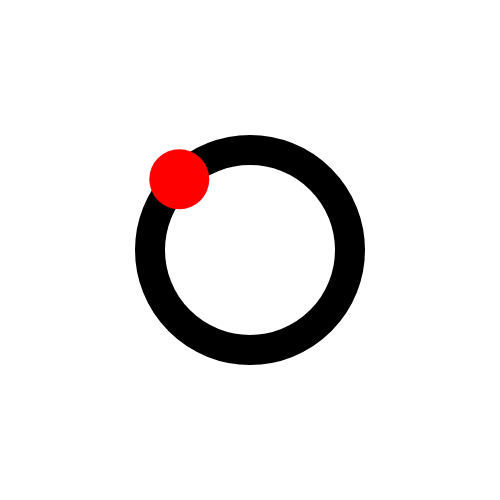
Frame 1 (no input)
Frame 60 (no input): identical to frame 1, image omitted
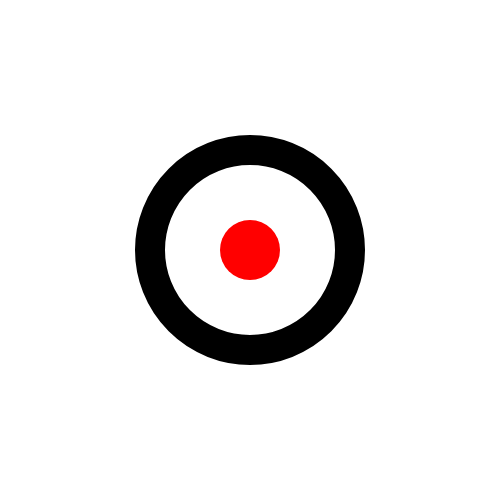
Frame 120 (the mouse pressed at the canvas centre since frame 60)

The p5.js sketch that drew these frames (run headless with seeded random() and noise() and a simulated clock; from frame 60 on, the mouse is pressed at the canvas centre):

// p5.js sketch
// ── sketch.js
let CANVAS_HEIGHT = 500;
let CANVAS_WIDTH = 500;
let level, circle2

function setup() {
    createCanvas(CANVAS_WIDTH, CANVAS_HEIGHT);

    level = new Circle(CANVAS_WIDTH / 2, CANVAS_HEIGHT / 2, 100, false, 'black', 30);
    circle2 = new Circle(undefined, undefined, 30, 'red');
}

function draw() {
    background(255);
    let v1 = createVector(mouseX - level.x, mouseY - level.y);
    v1.normalize();
    // if (dist(circle1.x, circle1.y, circle2.x, circle2.y) < circle1.radius + circle2.radius) {
    //     
    // } else {
    //     
    // }

    drawLevel();
    drawPlayer(createVector(level.x, level.y), v1.mult(level.radius));
}

function drawPlayer(base, vec) {
    translate(base.x, base.y);
    circle2.x = vec.x;
    circle2.y = vec.y;
    circle2.update();
}

function drawLevel() {
    level.update();
}

function Circle(x, y, radius, fillColor, strokeColor, strokeWeigh) {
    this.x = x;
    this.y = y;
    this.radius = radius;
    this.color = fillColor;
    this.strokeColor = strokeColor;
    this.strokeWeight = strokeWeigh;

    this.update = function() {
        this.draw();
    };

    this.draw = function() {
        if (this.strokeColor) {
            strokeWeight(this.strokeWeight);
            stroke(this.strokeColor);
        } else {
            noStroke();
        }

        if (this.color) {
            fill(this.color);
        } else {
            noFill();
        }

        circle(this.x, this.y, this.radius * 2);
    };
}
